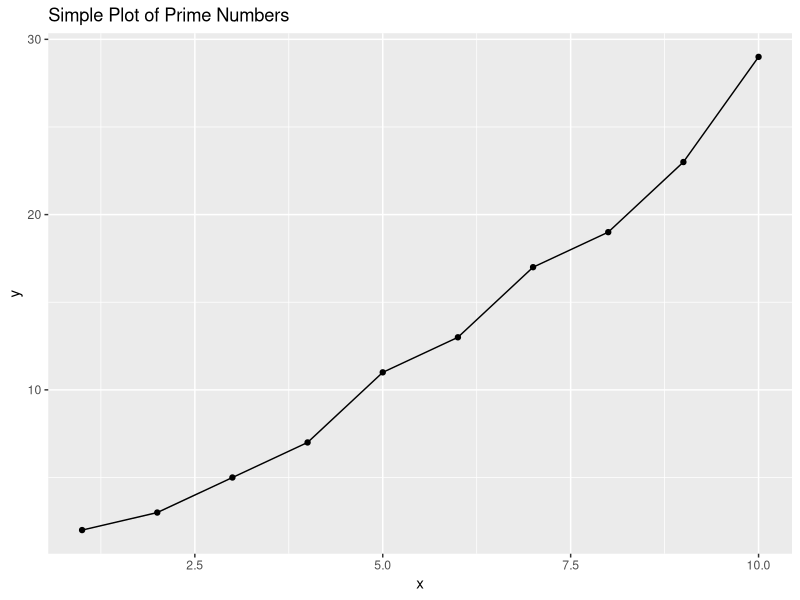

Write R code to recreate this figure.
# Load ggplot2 library
library(ggplot2)

# Print a basic message
print("Hello, R is working!")

# Perform a basic calculation
result <- 2 + 2
print(paste("2 + 2 equals:", result))

# Create some sample data
data <- data.frame(
  x = 1:10,
  y = c(2, 3, 5, 7, 11, 13, 17, 19, 23, 29)
)

# Plot the data using ggplot2
ggplot(data, aes(x = x, y = y)) +
  geom_line() +
  geom_point() +
  ggtitle("Simple Plot of Prime Numbers")

# Print a completion message
print("The script has run successfully!")